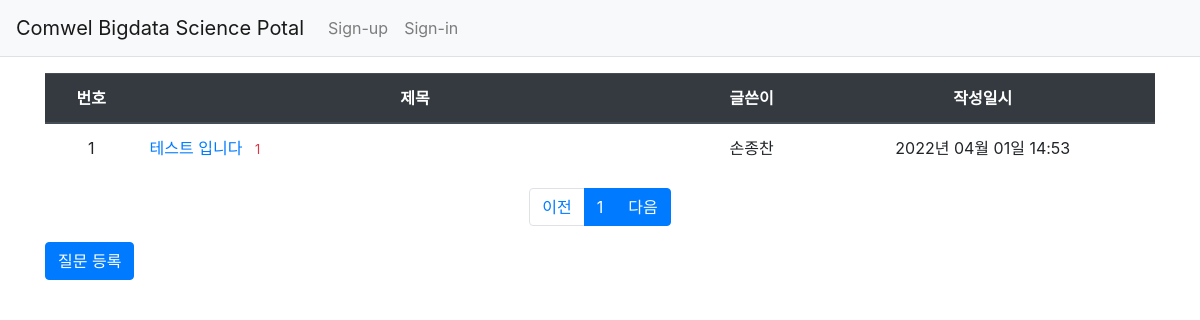
Page /question/list/ on the committed database.
### pybo/models.py (models this page shows)
class Question(db.Model):
    id = db.Column(db.Integer, primary_key=True)
    subject = db.Column(db.String(200), nullable=False)
    content = db.Column(db.Text(), nullable=False)
    create_date = db.Column(db.DateTime(), nullable=False)
    user_id = db.Column(db.Integer, db.ForeignKey('user.id', ondelete='CASCADE'), nullable=False)
    user = db.relationship('User', backref=db.backref('question_set'))
    modify_date = db.Column(db.DateTime(), nullable=True)

class User(db.Model):
    id = db.Column(db.Integer, primary_key=True)
    username = db.Column(db.String(150), unique=True, nullable=False)
    password = db.Column(db.String(200), nullable=False)
    email = db.Column(db.String(120), unique=True, nullable=False)

### pybo/views/question_views.py (the view)
@bp.route('/list/')
def _list():
    page = request.args.get('page', type=int, default=1)
    question_list = Question.query.order_by(Question.create_date.desc())
    question_list = question_list.paginate(page, per_page=10)
    return render_template('question/question_list.html', question_list=question_list)

### pybo/filter.py (called while the page is built)
def format_datetime(value, fmt='%Y년 %m월 %d일 %H:%M'):
    return value.strftime(fmt)

### pybo/views/auth_views.py (called while the page is built)
@bp.before_app_request
def load_logged_in_user():
    user_id = session.get('user_id')
    if user_id is None:
        g.user = None
    else:
        g.user = User.query.get(user_id)

### pybo/templates/question/question_list.html
{% extends 'base.html' %}
{% block content %}
<div class="container my-3">
    <table class="table">
        <thead>
        <tr class="text-center thead-dark">
            <th>번호</th>
            <th style="width:50%">제목</th>
            <th>글쓴이</th>
            <th>작성일시</th>
        </tr>
        </thead>
        <tbody>
        {% if question_list %}
        {% for question in question_list.items %}
        <tr class="text-center">
            <td>{{ question_list.total - ((question_list.page-1) * question_list.per_page) - loop.index0 }}</td>
            <td class="text-left">
                <a href="{{ url_for('question.detail', question_id=question.id )}}">{{ question.subject }}</a>
                <span class="text-danger small ml-2">{{ question.answer_set|length }}</span>
            </td>
            <td>{{ question.user.username }}</td>
            <td>{{ question.create_date|datetime }}</td>
        </tr>
        {% endfor %}
        {% else %}
        <tr>
            <td colspan="4"> No Question</td>
        </tr>
        {% endif %}
        </tbody>
    </table>
    <ul class="pagination justify-content-center">
        {% if question_list.has_prev %}
        <li class="page-item">
            <a class="page-link" href="?page={{ question_list.pre_num }}">이전</a>
        </li>
        {% else %}
        <li class="page-item">
            <a class="page-link" tabindex="-1" aria-disabled="true" href="#">이전</a>
        </li>
        {% endif %}
        {% for page_num in question_list.iter_pages() %}
        {% if page_num %}
        {% if page_num != question_list.page %}
        <li class="page-item">
            <a class="page-link" href="?page={{ page_num }}">{{ page_num }}</a>
        </li>
        {% else %}
        <li class="page-item active" aria-current="page">
            <a class="page-link" href="#">{{ page_num }}</a>
        </li>
        {% endif %}
        {% else %}
        <li class="disabled">
            <a class="page-link" href="#">...</a>
        </li>
        {% endif %}
        {% endfor %}
        {% if question_list.has_next %}
        <li class="page-item">
            <a class="page-link" href="?page={{ question_list.next_num }}">다음</a>
        </li>
        {% else %}
        <li class="page-item active" aria-current="page">
            <a class="page-link" tabindex="-1" aria-disabled="true" href="#">다음</a>
        </li>
        {% endif %}
    </ul>
    <a href="{{ url_for('question.create') }}" class="btn btn-primary">질문 등록</a>
</div>
{% endblock %}

### rows in the picture
Question: total "1", subject "테스트 입니다", answer_set|length "1", user.username "손종찬", create_date "2022년 04월 01일 14:53"

### other values in the picture
{{ page_num }} "1"
